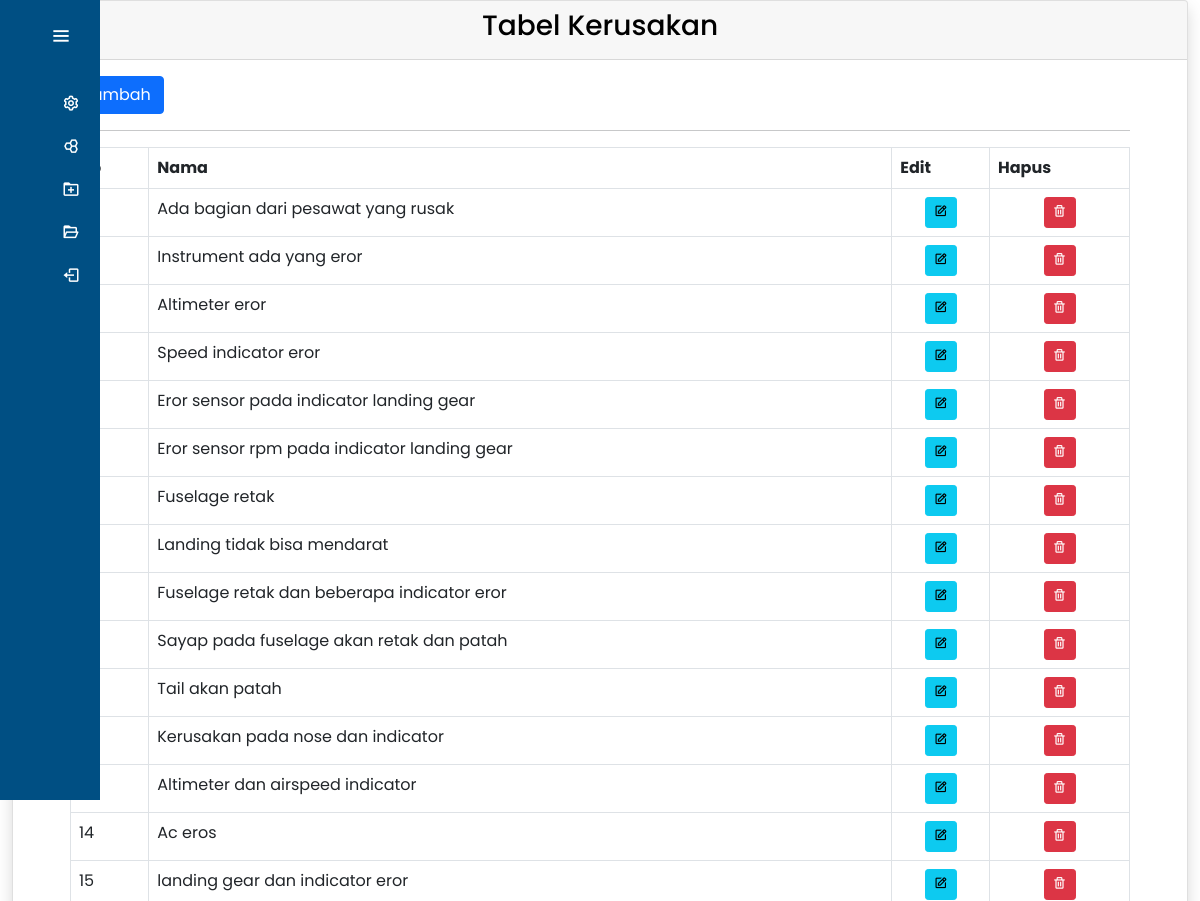
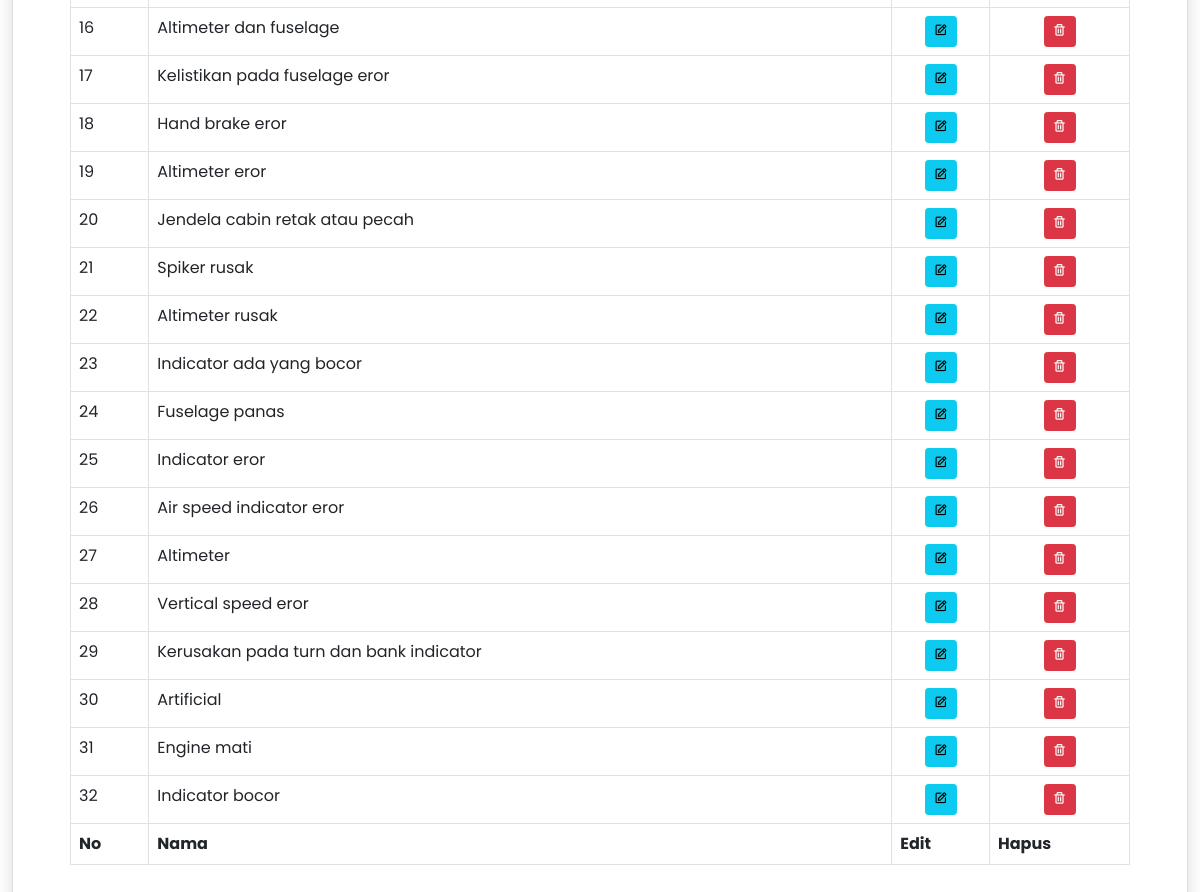
The app's page /admin/index.php with its own data (2 pictures, top to bottom).
### tables this page shows
CREATE TABLE `kerusakan` (
  `ID_Kerusakan` int(11) NOT NULL,
  `Nama_Kerusakan` varchar(100) DEFAULT NULL
);

### admin/kerusakan.php (the view, shortened to what this page needs)
            <div class="container">
                <div class="card shadow mb-3">
                    <div class="card-header ">
                        <h3 align="center" style="color:black;">Tabel Kerusakan</h3>
                    </div>
                    <section class="container justify-content-center">
                        <div class="card-body">
                            <div class="table-responsive">
                                <table class="table table-bordered" id="dataTable" width="100%" cellspacing="0">
                                    <thead>
                                        <tr>
                                            <th>No</th>
                                            <th>Nama</th>
                                            <th>Edit</th>
                                            <th>Hapus</th>
                                        </tr>
                                    </thead>
                                    <tfoot>
                                        <tr>
                                            <th>No</th>
                                            <th>Nama</th>
                                            <th>Edit</th>
                                            <th>Hapus</th>
                                        </tr>
                                    </tfoot>
                                    <tbody>
                                        <a href="<?php echo "?p=addkerusakan"; ?>" class="btn btn-primary btn-block">
                                            <i></i>Tambah</a>
                                        <hr>
                                        <?php
                                        include "koneksi.php";
                                        $sqladm = "select * from kerusakan";
                                        $kerusakan = mysqli_query($kon, $sqladm);
                                        $no = 1;
                                        while ($radm = mysqli_fetch_array($kerusakan)) {
                                            echo "<tr>
		<td>" . $no . "</td>
		<td>" . $radm['Nama_Kerusakan'] . "</td>
<td><center>
<a href='?p=editkerusakan&edit=$radm[ID_Kerusakan]' class='btn btn-info btn-circle btn-sm'>
<i class='bx bx-edit'></i>
</a>
</td>
<td><center>
<a onClick=\"return confirm('Yakin ingin hapus?')\" href='?p=hapuskerusakan&hapus=$radm[ID_Kerusakan]' class='btn btn-danger btn-circle btn-sm'>
<i class='bx bx-trash'></i>
</a>
</td>
		</tr>";
                                            $no++;
                                        }
                                        ?>
                                    </tbody>
                                </table>
                            </div>
                        </div>
                </div>
            </div>

### admin/index.php (shortened to what this page needs)
<?php
include "koneksi.php";
?>
<!DOCTYPE html>
<html lang="en">
<head>
  <link href="https://cdn.jsdelivr.net/npm/bootstrap@5.0.2/dist/css/bootstrap.min.css" rel="stylesheet">
  <link rel="stylesheet" href="style.css">
  <link href='https://unpkg.com/boxicons@2.1.4/css/boxicons.min.css' rel='stylesheet'>
</head>
<body>
  <div class="sidebar">
    <div class="logo_details">
      <i class="bx bx-menu" id="btn"></i>
    </div>
    <ul class="nav-list">
      <li>
        <a href="<?php echo "?p=kerusakan"; ?>">
          <i class="bx bx-cog"></i>
        </a>
      </li>
      <li>
        <a href="<?php echo "?p=gejala"; ?>">
          <i class="bx bx-hive"></i>
        </a>
      </li>
      <li>
        <a href="<?php echo "?p=basiskasus"; ?>">
          <i class="bx bx-folder-plus"></i>
        </a>
      </li>
      <li>
        <a href="<?php echo "?p=kasusbaru"; ?>">
          <i class="bx bx-folder-open"></i>
        </a>
      </li>
      <li>
        <a href="<?php echo "?p=logout"; ?>">
          <i class="bx bx-log-out"></i>
        </a>
      </li>
    </ul>
  </div>
  <div class="container-fluid">
    <div class="row">
      <?php
      if ($_GET["p"] == "kerusakan") {
        include "kerusakan.php";
      } else if ($_GET["p"] == "addkerusakan") {
        include "addkerusakan.php";
      } else if ($_GET["p"] == "addkerusakanaksi") {
        include "addkerusakanaksi.php";
      } else if ($_GET["p"] == "editkerusakan") {
        include "editkerusakan.php";
      } else if ($_GET["p"] == "editkerusakanaksi") {
        include "editkerusakanaksi.php";
      } else if ($_GET["p"] == "hapuskerusakan") {
        include "hapuskerusakan.php";
      } else if ($_GET["p"] == "logout") {
        include "logout.php";
      } else if ($_GET["p"] == "gejala") {
        include "gejala.php";
      } else if ($_GET["p"] == "addgejala") {
        include "addgejala.php";
      } else if ($_GET["p"] == "hapusgejala") {
        include "hapusgejala.php";
      } else if ($_GET["p"] == "editgejala") {
        include "editgejala.php";
      } else if ($_GET["p"] == "basiskasus") {
        include "basiskasus.php";
      } else if ($_GET["p"] == "addbasiskasus") {
        include "addbasiskasus.php";
      } else if ($_GET["p"] == "hapusbasiskasus") {
        include "hapusbasiskasus.php";
      } else if ($_GET["p"] == "editbasiskasus") {
        include "editbasiskasus.php";
      } else if ($_GET["p"] == "hasilidentifikasi") {
        include "hasilidentifikasi.php";
      } else if ($_GET["p"] == "hapushasilidentifikasi") {
        include "hapushasilidentifikasi.php";
      } else if ($_GET["p"] == "kasusbaru") {
        include "kasusbaru.php";
      } else if ($_GET["p"] == "ijinkasus") {
        include "ijinkasus.php";
      } else if ($_GET["p"] == "hapuskasusbaru") {
        include "hapuskasusbaru.php";
      } else {
        include "kerusakan.php";
      }
      ?>
    </div>
  </div>
</body>
</html>

### admin/style.css (style rules this page uses)
:root { --color-default:#004f83; --color-second:#0067ac; --color-white:#fff; --color-body:#e4e9f7; --color-light:#e0e0e0; }
* { padding: 0%; margin: 0%; box-sizing: border-box; font-family: 'Poppins', sans-serif; }
body { min-height: 100vh; }
.sidebar { min-height: 100vh; width: 100px; padding: 6px 14px; z-index: 99; background-color: var(--color-default); transition: all .5s ease; position: fixed; top:0; left: 0; }
.sidebar .logo_details { height: 60px; display: flex; align-items: center; position: relative; }
.sidebar .logo_details #btn { position: absolute; top:50%; right: 0; transform: translateY(-50%); font-size: 23px; text-align: center; cursor: pointer; transition: all .5s ease; }
.sidebar i { color:var(--color-white); height: 60px; line-height: 60px; min-width: 50px; font-size: 25px; text-align: center; }
.sidebar .nav-list { margin-top: 20px; height: 100%; }
.sidebar li { position: relative; margin:8px 0; list-style: none; }
.sidebar li a { display: flex; height: 100%; width: 100%; align-items: center; text-decoration: none; background-color: var(--color-default); position: relative; transition: all .5s ease; z-index: 12; }
.sidebar li a::after { content: ""; position: absolute; width: 100%; height: 100%; transform: scaleX(0); background-color: var(--color-white); border-radius: 5px; transition: transform 0.3s ease-in-out; transform-origin: left; z-index: -2; }
.sidebar li i { height: 35px; line-height: 35px; font-size: 18px; border-radius: 5px; }

### records on screen
kerusakan: Nama_Kerusakan "Ada bagian dari pesawat yang rusak"
kerusakan: Nama_Kerusakan "Instrument ada yang eror"
kerusakan: Nama_Kerusakan "Altimeter eror"
kerusakan: Nama_Kerusakan "Speed indicator eror"
kerusakan: Nama_Kerusakan "Eror sensor pada indicator landing gear"
kerusakan: Nama_Kerusakan "Eror sensor rpm pada indicator landing gear"
kerusakan: Nama_Kerusakan "Fuselage retak"
kerusakan: Nama_Kerusakan "Landing tidak bisa mendarat"
kerusakan: Nama_Kerusakan "Fuselage retak dan beberapa indicator eror"
kerusakan: Nama_Kerusakan "Sayap pada fuselage akan retak dan patah"
kerusakan: Nama_Kerusakan "Tail akan patah"
kerusakan: Nama_Kerusakan "Kerusakan pada nose dan indicator"
kerusakan: Nama_Kerusakan "Altimeter dan airspeed indicator"
kerusakan: Nama_Kerusakan "Ac eros"
kerusakan: Nama_Kerusakan "landing gear dan indicator eror"
kerusakan: Nama_Kerusakan "Altimeter dan fuselage"
kerusakan: Nama_Kerusakan "Kelistikan pada fuselage eror"
kerusakan: Nama_Kerusakan "Hand brake eror"
kerusakan: Nama_Kerusakan "Altimeter eror"
kerusakan: Nama_Kerusakan "Jendela cabin retak atau pecah"
kerusakan: Nama_Kerusakan "Spiker rusak"
kerusakan: Nama_Kerusakan "Altimeter rusak"
kerusakan: Nama_Kerusakan "Indicator ada yang bocor"
kerusakan: Nama_Kerusakan "Fuselage panas"
kerusakan: Nama_Kerusakan "Indicator eror"
kerusakan: Nama_Kerusakan "Air speed indicator eror"
kerusakan: Nama_Kerusakan "Altimeter"
kerusakan: Nama_Kerusakan "Vertical speed eror"
kerusakan: Nama_Kerusakan "Kerusakan pada turn dan bank indicator"
kerusakan: Nama_Kerusakan "Artificial"
kerusakan: Nama_Kerusakan "Engine mati"
kerusakan: Nama_Kerusakan "Indicator bocor"
